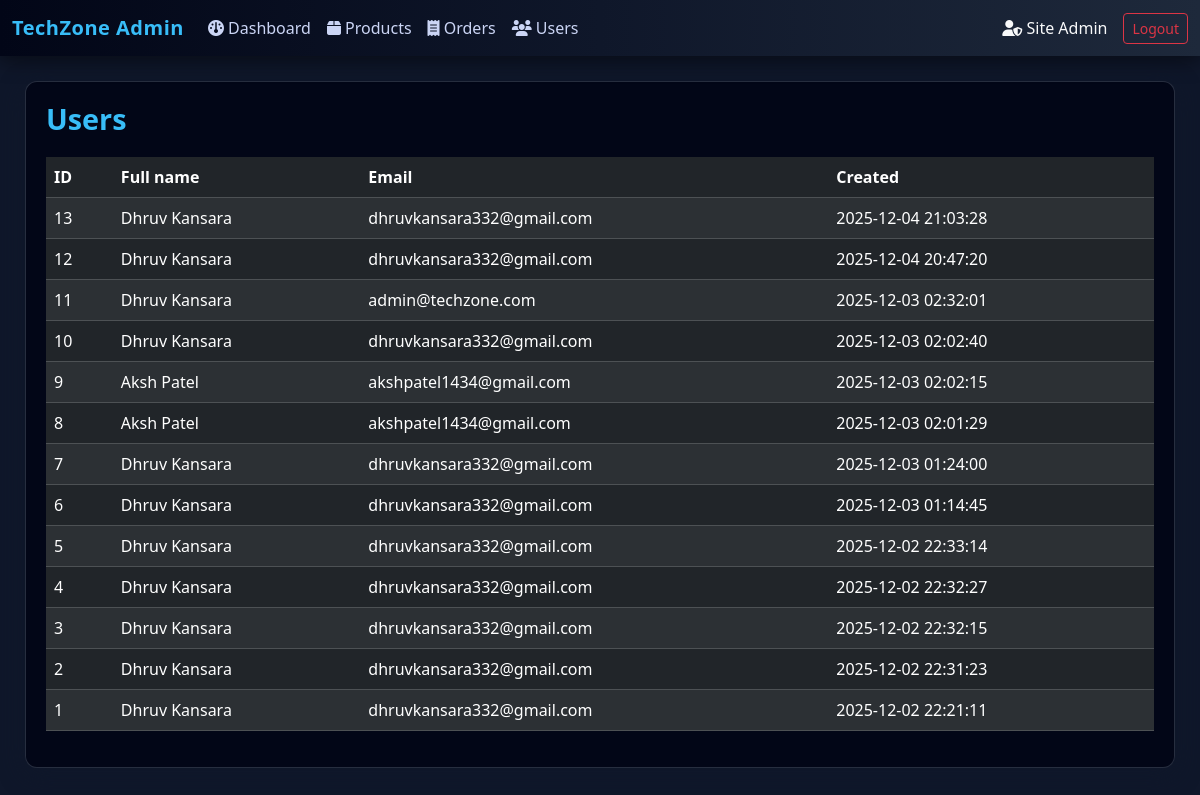
Page /admin/users.php (signed in) on the committed database.
### tables this page shows
CREATE TABLE `customers` (
  `id` int(11) NOT NULL,
  `full_name` varchar(255) NOT NULL,
  `email` varchar(255) NOT NULL,
  `password` varchar(255) NOT NULL,
  `phone` varchar(50) DEFAULT NULL,
  `address` text DEFAULT NULL,
  `created_at` timestamp NOT NULL DEFAULT current_timestamp()
);

### admin/users.php (the view)
<?php include "admin_header.php"; ?>
<?php
$stmt = $pdo->query("SELECT * FROM customers ORDER BY id DESC");
$users = $stmt->fetchAll();
?>
<div class="admin-card">
    <h1 class="admin-page-title">Users</h1>
    <table class="table table-dark table-striped align-middle">
        <thead>
            <tr>
                <th>ID</th>
                <th>Full name</th>
                <th>Email</th>
                <th>Created</th>
            </tr>
        </thead>
        <tbody>
        <?php foreach ($users as $u): ?>
            <tr>
                <td><?= $u['id']; ?></td>
                <td><?= htmlspecialchars($u['full_name']); ?></td>
                <td><?= htmlspecialchars($u['email']); ?></td>
                <td><?= $u['created_at'] ?? ''; ?></td>
            </tr>
        <?php endforeach; ?>
        </tbody>
    </table>
</div>
<?php include "admin_footer.php"; ?>

### admin/admin_header.php (style rules this page uses)
body { background-color: #0f172a; color: #e2e8f0; }
.admin-card { background: #020617; border-radius: 12px; padding: 20px; box-shadow: 0 6px 25px rgba(15,23,42,0.9); border: 1px solid rgba(148,163,184,0.25); }
.admin-page-title { font-size: 1.8rem; font-weight: 700; color: #38bdf8; margin-bottom: 20px; }

### rows in the picture
customers: id "13", full_name "Dhruv Kansara", email "dhruvkansara332@gmail.com", created_at "2025-12-04 21:03:28"
customers: id "12", full_name "Dhruv Kansara", email "dhruvkansara332@gmail.com", created_at "2025-12-04 20:47:20"
customers: id "11", full_name "Dhruv Kansara", email "admin@techzone.com", created_at "2025-12-03 02:32:01"
customers: id "10", full_name "Dhruv Kansara", email "dhruvkansara332@gmail.com", created_at "2025-12-03 02:02:40"
customers: id "9", full_name "Aksh Patel", email "akshpatel1434@gmail.com", created_at "2025-12-03 02:02:15"
customers: id "8", full_name "Aksh Patel", email "akshpatel1434@gmail.com", created_at "2025-12-03 02:01:29"
customers: id "7", full_name "Dhruv Kansara", email "dhruvkansara332@gmail.com", created_at "2025-12-03 01:24:00"
customers: id "6", full_name "Dhruv Kansara", email "dhruvkansara332@gmail.com", created_at "2025-12-03 01:14:45"
customers: id "5", full_name "Dhruv Kansara", email "dhruvkansara332@gmail.com", created_at "2025-12-02 22:33:14"
customers: id "4", full_name "Dhruv Kansara", email "dhruvkansara332@gmail.com", created_at "2025-12-02 22:32:27"
customers: id "3", full_name "Dhruv Kansara", email "dhruvkansara332@gmail.com", created_at "2025-12-02 22:32:15"
customers: id "2", full_name "Dhruv Kansara", email "dhruvkansara332@gmail.com", created_at "2025-12-02 22:31:23"
customers: id "1", full_name "Dhruv Kansara", email "dhruvkansara332@gmail.com", created_at "2025-12-02 22:21:11"

### other values in the picture
$_SESSION['admin_name'] "Site Admin"
